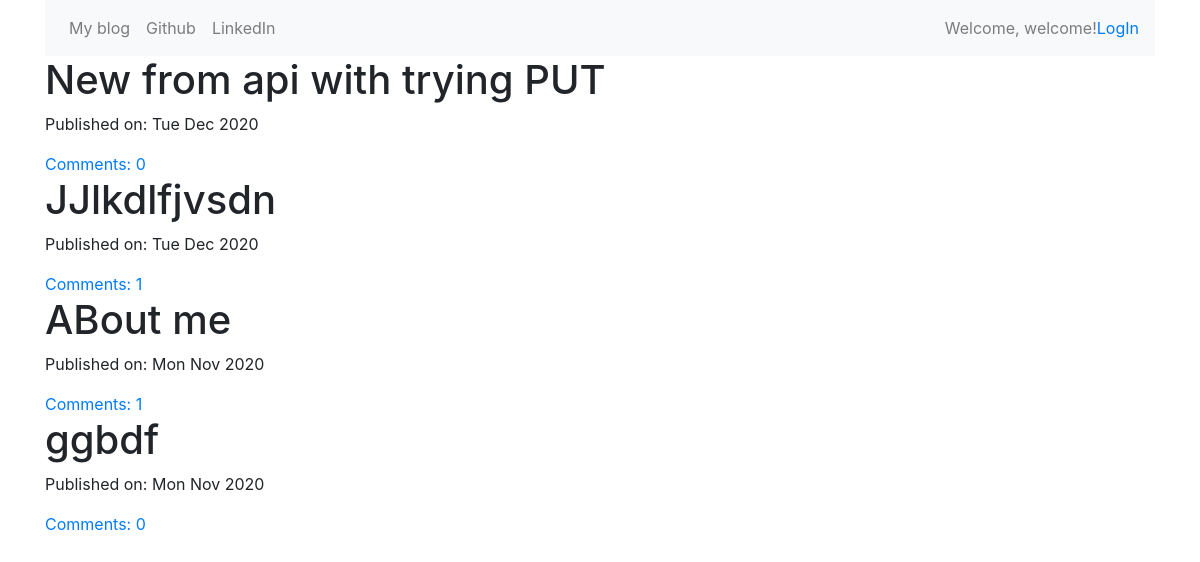
The page / on the database its author committed.
### blog/models.py (models this page shows, shortened)
class Post(models.Model):
    author = models.ForeignKey('auth.User', on_delete=models.CASCADE)
    title = models.CharField(max_length=200)
    text = models.TextField()
    created_date = models.DateTimeField(default=timezone.now)
    published_date = models.DateTimeField(blank=True, null=True)
    objects = models.Manager()
    number = models.OneToOneField(PostNumber, on_delete=models.CASCADE, null=True, blank=True)
    def approve_comments(self):
        return self.comments.filter(approved_comment=True)

### blog/views.py (the view)
# urls.py: path('', views.PostListView.as_view(), name='post_list'),
class PostListView(ListView):
    model = Post
    def get_queryset(self):
        return Post.objects.filter(published_date__lte=timezone.now()).order_by('-published_date')

### blog/templates/blog/post_list.html
<!DOCTYPE html>
{%extends "blog/base.html"%}
{% block content%}
<div class="centerstage">
    {% for post in post_list %}
    <div class="post">
        <h1><a href="{% url 'post_detail' pk=post.pk%}"></a>{{post.title}}</h1>
        <div class="date">
            <p>Published on: {{post.published_date|date:"D M Y"}}</p>
        </div>
        <a href="{% url 'post_detail' pk=post.pk %}">Comments: {{post.approve_comments.count }}</a>
    </div>
    {% endfor %}
</div>
{% endblock %}

### blog/templates/blog/base.html (shortened to what this page needs)
<!DOCTYPE html>
{% load static %}
<html lang="en">
<head>
    <link rel="stylesheet" href="https://cdn.jsdelivr.net/npm/bootstrap@4.5.3/dist/css/bootstrap.min.css">
    <link rel="stylesheet" href="//cdn.jsdelivr.net/npm/medium-editor@latest/dist/css/medium-editor.min.css" type="text/css" media="screen" charset="utf-8">
    <link rel="stylesheet" href="{% static 'css/blog.css' %}">
</head>
<body class='loader'>
  <div class="container">
    <nav class="navbar navbar-expand-lg navbar-light bg-light">
      <div class="collapse navbar-collapse" id="navbarText">
        <ul class="navbar-nav mr-auto">
          <li class="nav-item"><a class="nav-link" href="{% url 'post_list' %}">My blog</a></li>
          <li class="nav-item"><a class="nav-link" href="https://www.github.com">Github</a></li>
          <li><a class="nav-link" href="https://www.linkedin.com">LinkedIn</a></li>
        </ul>
        <span class="navbar-text">Welcome, welcome!</span>
          <ul class="nav navbar-nav navbar-right">
              {% if user.is_authenticated%}
              <li><a href="{% url 'post_new' %}" >New Post</a></li>
              <li><a href="{% url 'post_draft_list' %}">Drafts</a></li>
              <li><a href="{% url 'logout' %}" >Log out</a></li>
              <li><a>Welcome {{ user.username }}!</a></li>
              {% else %}
              <li><a class='nav navbar-right' href="{% url 'login' %}">LogIn</a></li>
              {% endif %}
          </ul>
      </div>
    </nav>
  </div>
    <div class="container">
        {% block content %}
        {% endblock %}
    </div>
</body>
</html>

### blog/static/css/blog.css (style rules this page uses)
.centerstage { margin-left:auto; margin-right:auto; }
.loader { filter:hue-rotate(0deg); color:linear-gradient(45deg,#0f8,#08f); animation:hue 10000ms infinite linear; }

### rows shown on the page
Post: title "New from api with trying PUT", published_date "Tue Dec 2020", approve_comments.count "0"
Post: title "JJlkdlfjvsdn", published_date "Tue Dec 2020", approve_comments.count "1"
Post: title "ABout me", published_date "Mon Nov 2020", approve_comments.count "1"
Post: title "ggbdf", published_date "Mon Nov 2020", approve_comments.count "0"
